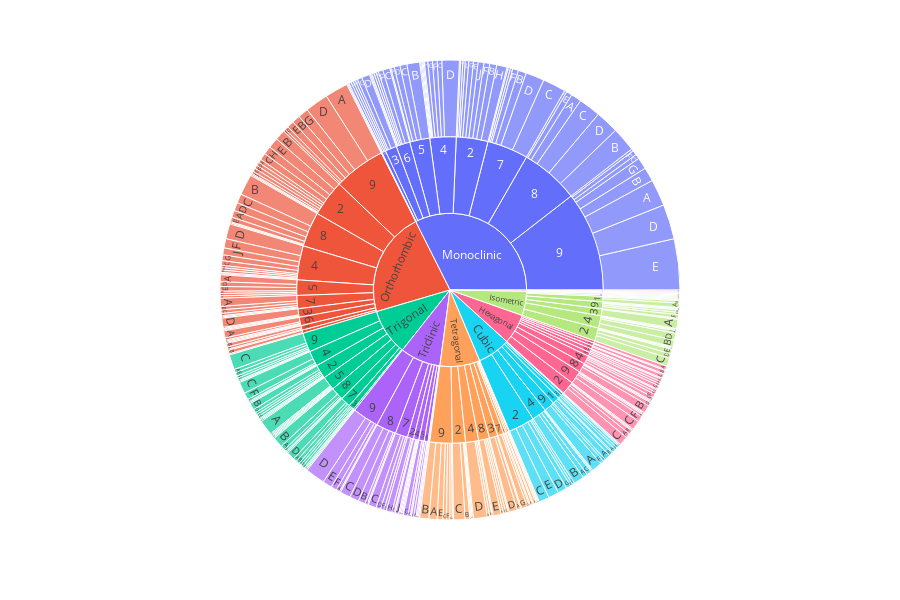

The notebook cell saved with this chart:
### Markdown cell above
Crystal system in the center, surrounded by Strunz class:

### Code cell
fig = px.sunburst(minerals[['strunz0', 'strunz1', 'crystal system']].dropna(), path=['crystal system', 'strunz0', 'strunz1'], height=600)
fig.show()

### Figure 1 — Plotly figure (JSON) as saved in the notebook; plotly's stock layout.template omitted (floating-point values rounded to 4 significant figures; data arrays with more than 128 entries replaced by an {"elided": "..."} marker saying what was removed)
{"data": [{"branchvalues": "total", "domain": {"x": [0, 1], "y": [0, 1]}, "hovertemplate": "labels=%{label}<br>count=%{value}<br>parent=%{parent}<br>id=%{id}<extra></extra>", "ids": {"elided": "386 str values"}, "labels": {"elided": "386 str values"}, "name": "", "parents": {"elided": "386 str values"}, "type": "sunburst", "values": {"elided": "386 int values"}}], "layout": {"height": 600, "legend": {"tracegroupgap": 0}, "margin": {"t": 60}}}
